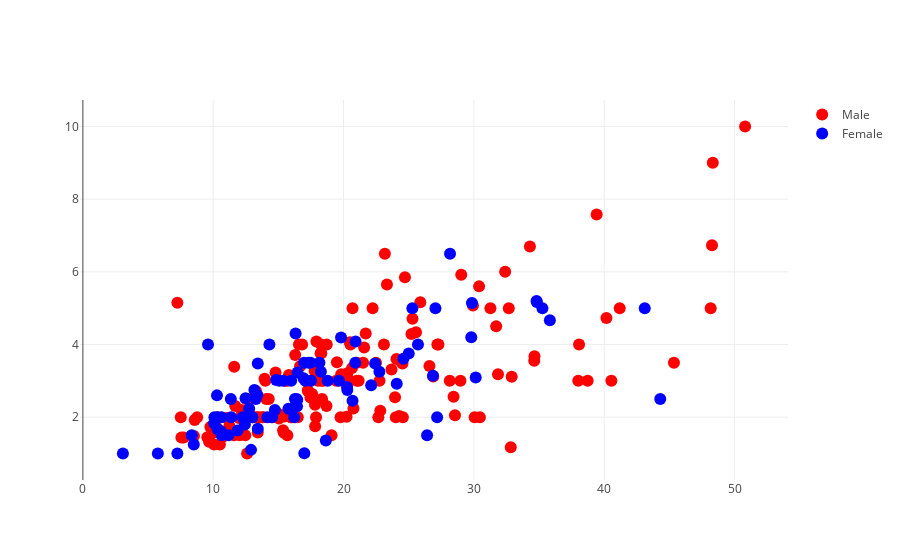

The notebook cell saved with this chart:
### Code cell
male = go.Scatter( x = data[data.sex=='Male']['total_bill'], y = data[data.sex=='Male']['tip'], name='Male', text=data['smoker'], mode='markers', marker = {'size':12, 'color':'red'})
female = go.Scatter( x = data[data.sex=='Female']['total_bill'], y = data[data.sex=='Female']['tip'], name='Female', text=data['smoker'], mode='markers', marker = {'size':12, 'color':'blue'})

iplot([male,female])

### Figure 1 — Plotly figure (JSON) as saved in the notebook; plotly's stock layout.template omitted (floating-point values rounded to 4 significant figures; data arrays with more than 128 entries replaced by an {"elided": "..."} marker saying what was removed)
{"data": [{"marker": {"color": "red", "size": 12}, "mode": "markers", "name": "Male", "text": {"elided": "244 str values"}, "type": "scatter", "x": {"elided": "157 float values"}, "y": {"elided": "157 float values"}}, {"marker": {"color": "blue", "size": 12}, "mode": "markers", "name": "Female", "text": {"elided": "244 str values"}, "type": "scatter", "x": [16.99, 24.59, 35.26, 14.83, 10.33, 16.97, 20.29, 15.77, 19.65, 15.06, 20.69, 16.93, 10.29, 34.81, 26.41, 16.45, 3.07, 17.07, 26.86, 25.28, 14.73, 10.07, 34.83, 5.75, 16.32, 22.75, 11.35, 15.38, 44.3, 22.42, 20.92, 14.31, 7.25, 25.71, 17.31, 10.65, 12.43, 24.08, 13.42, 12.48, 29.8, 14.52, 11.38, 20.27, 11.17, 12.26, 18.26, 8.51, 10.33, 14.15, 13.16, 17.47, 27.05, 16.43, 8.35, 18.64, 11.87, 29.85, 25, 13.39, 16.21, 17.51, 10.59, 10.63, 9.6, 20.9, 18.15, 19.81, 43.11, 13, 12.74, 13, 16.4, 16.47, 12.76, 13.27, 28.17, 12.9, 30.14, 13.42, 15.98, 16.27, 10.09, 22.12, 35.83, 27.18, 18.78], "y": [1.01, 3.61, 5, 3.02, 1.67, 3.5, 2.75, 2.23, 3, 3, 2.45, 3.07, 2.6, 5.2, 1.5, 2.47, 1, 3, 3.14, 5, 2.2, 1.83, 5.17, 1, 4.3, 3.25, 2.5, 3, 2.5, 3.48, 4.08, 4, 1, 4, 3.5, 1.5, 1.8, 2.92, 1.68, 2.52, 4.2, 2, 2, 2.83, 1.5, 2, 3.25, 1.25, 2, 2, 2.75, 3.5, 5, 2.3, 1.5, 1.36, 1.63, 5.14, 3.75, 2.61, 2, 3, 1.61, 2, 4, 3.5, 3.5, 4.19, 5, 2, 2.01, 2, 2.5, 3.23, 2.23, 2.5, 6.5, 1.1, 3.09, 3.48, 3, 2.5, 2, 2.88, 4.67, 2, 3]}], "layout": {}}
